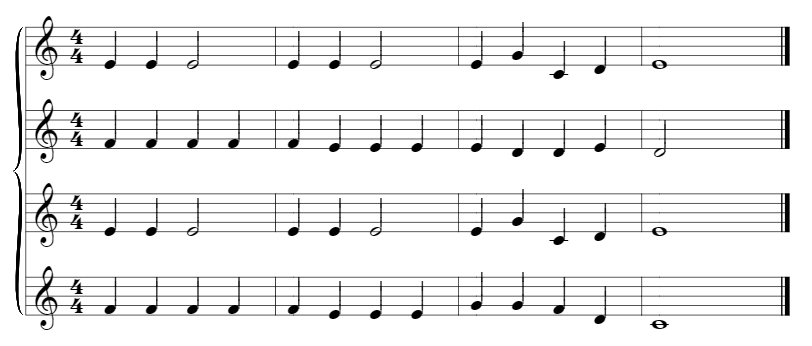
#> input picture test.jpg, 812 x 346 px
$ python -i utility_functions.py   (imports and definitions only)   (older library calls are emulated)
#> lines starting #> are read from the running program, lines starting #| are printed output that depends on the picture
#> further down, picture is the input picture: shape (346, 812); min 0, max 255, mean 237.9
import numpy as np
import math
#matplotlib
import matplotlib.pyplot as plt
from matplotlib.pyplot import bar
from matplotlib import cm
# Edges
from skimage import data, transform, exposure
from skimage.color import rgb2gray,rgb2hsv
from skimage.filters import median, sobel_h, sobel, sobel_v,roberts, prewitt, threshold_otsu, threshold_niblack, threshold_li, apply_hysteresis_threshold, try_all_threshold
from skimage.feature import canny
from skimage.morphology import binary_erosion, binary_dilation, binary_opening, binary_closing, skeletonize, thin
from skimage.transform import hough_line, hough_line_peaks
from skimage.exposure import histogram
from skimage.draw import line,disk
from skimage.feature import match_template, canny
from scipy.signal import convolve2d
from commonfunctions import *
from scipy.ndimage.morphology import binary_fill_holes


## Utility Functions:
##---------------------------------

## ForSegmentation
##---------------------------------

def adjust_orientation(img):
	skeletonized_image = skeletonize(img) #NOTE this might cause problems if the image is corrupted badly by skeletonization.
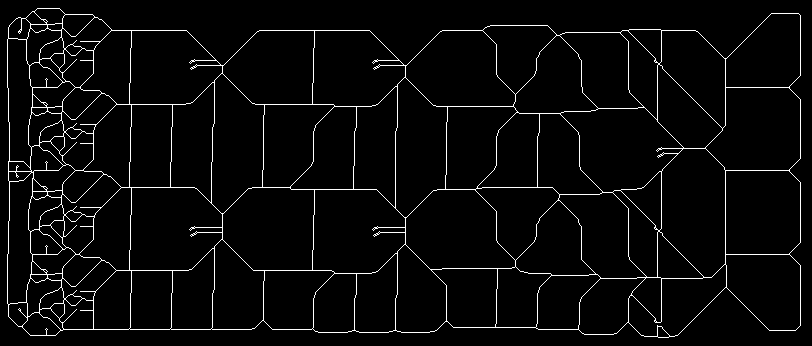
#> skeletonized_image: shape (346, 812) bool; 3.7% white in thin lines or dots
	# skeletonized_image = img            #Un comment this line and comment the above line if skeletonization causes any issues.

	tested_angles = np.linspace(-np.pi / 2, np.pi / 2, 360)
	h, theta, d = hough_line(skeletonized_image, theta=tested_angles)
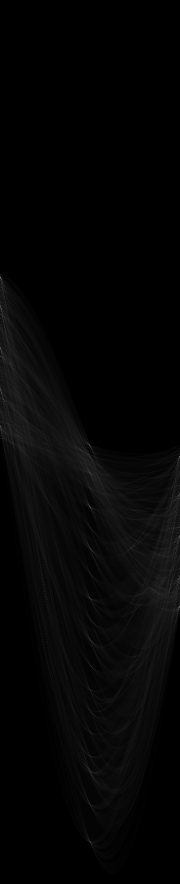
#> h: shape (1767, 360) uint64 (shown at 1/2 size); min 0, max 295, mean 5.9; drawn with min black and max white
#> theta = 360 values from -1.57 to 1.57; d = 1767 values from -883 to 883

	origin = np.array((0, skeletonized_image.shape[1]))
#> origin = [0, 812]
	angles = []
	for _, angle, dist in zip(*hough_line_peaks(h, theta, d, min_distance=2)):
			angles.append(angle)
#> this loop made 6 passes
#> (angle, dist) on passes 1 to 6: (1.57, 30), (1.57, 329), (1.57, 187), (-0.00438, 799), (1.57, 270), (1.57, 104)
#> after the loop, angles = [1.57, 1.57, 1.57, -0.00438, 1.57, 1.57]


	values, counts = np.unique(angles, return_counts=True)
#> values = [-0.00438, 1.57]; counts = [1, 5]
	avg_angle = np.rad2deg(values[np.argmax(counts)])
#> avg_angle = 90
	# print("avg angle: " + str(avg_angle))
	rotation_angle = avg_angle-90 if avg_angle >=0 else 90 + avg_angle
#> rotation_angle = 0
	# print("rotation angle: " + str(rotation_angle))

	rotated_image = img
	# if abs(180 - abs(mean_angle)) > 20:
	# rotated_image = np.round(transform.rotate(img, rotation_angle, resize=True, clip=False, cval=0)).astype(int)
	rotated_image = transform.rotate(rotated_image, rotation_angle, resize=True, clip=False, cval=0, preserve_range=True)
	return rotated_image, rotation_angle

def line_sort_key(line):
	return line[0][1] # return y0

# Returns an array of the detected "horizontal" lines in an input image (sorted by the y component of the first point in each line)
# [ [[x0,y0], [x1, y1]], [[x2, y2], [x3, y3]], ... ] --> Array of lines --> each line is an array of 2 points --> each point is an array of x and y
# [71 lines left out: functions detect_lines, reduce_lines_to_5, not called in this run]

def detect_exactly_5_lines(img):
	return reduce_lines_to_5(detect_lines(img))


# [87 lines left out: functions get_avg_lines_heights, get_avg_line_spacing, remove_staff_lines, draw_staff_lines, not called in this run]

# Gets all vertical lines (on y-axis) that have number of pixels(Equal to one) > certain threshold
def get_vertical_lines(img, thresh=10):
	vertical_histogram = np.sum(img,axis=0)
	return np.where(vertical_histogram > thresh)[0]


# Diameter must be odd number
# Returns the centers of the circles of a given diameter
# [57 lines left out: function get_circles, not called in this run]

## Returns 1D array that corresponds to the vertical projection of a binary image
def get_vertical_histogram(img):
	return np.sum(img,axis=0)

## Returns 1D array that corresponds to the horizontal projection of a binary image
def get_horizontal_histogram(img):
	return np.sum(img,axis=1)


## Removes the empty(black) spaces on the left and right sides of a binary image
# [363 lines left out: functions truncate_left_and_right_empty_spaces, check_if_orientation_is_correct, get_most_repeated_pixel_count_in_columns, remove_right_side_bold_barline, remove_left_side_brace, draw_vertical_histogram_of_image and 7 more, not called in this run]
##----------------------------------------------------------------------------------------------------------------------------------------------

## For Classification
##------------------

def classify_symbol(symbol):
	# TODO
	return "<Symbol X>"


# [60 lines left out: function calc_symbol_position, not called in this run]
	# lines_locs = lines[:,1]

	# pitches = {
	# 	"c": lines_locs[4] + diameter,			#c
	# 	"d": lines_locs[4] + diameter//2,		#d
	# 	"e": lines_locs[4],									#e
	# 	"f": lines_locs[3] + diameter//2,		#f
	# 	"g": lines_locs[3],									#g
	# 	"a": lines_locs[2] + diameter//2,		#a
	# 	"b": lines_locs[2],									#b
	# 	"c2": lines_locs[1] + diameter//2,	#c2
	# 	"d2": lines_locs[1],								#d2
	# 	"f2": lines_locs[0] + diameter//2,	#f2
	# 	"g2": lines_locs[0],								#g2
	# 	"a2": lines_locs[0] - diameter//2,	#a2
	# 	"b2": lines_locs[0] - diameter,			#b2
	# }

	# symbols_pitches = []
	# for crotchet_position in crotchets_positions:
	# 	nearest_pitch_key = 'c'
	# 	min_distance = float('inf')
	# 	for pitch_key in pitches.keys():
	# 		if(abs(pitches[pitch_key] - crotchet_position) < min_distance):
	# 			nearest_pitch_key = pitch_key
	# 			min_distance = abs(pitches[pitch_key] - crotchet_position)

	# 	symbols_pitches.append(nearest_pitch_key)

	# return symbols_pitches


>>> import cv2
>>> picture = cv2.imread('test.jpg', cv2.IMREAD_GRAYSCALE)
>>> result = adjust_orientation(picture)
